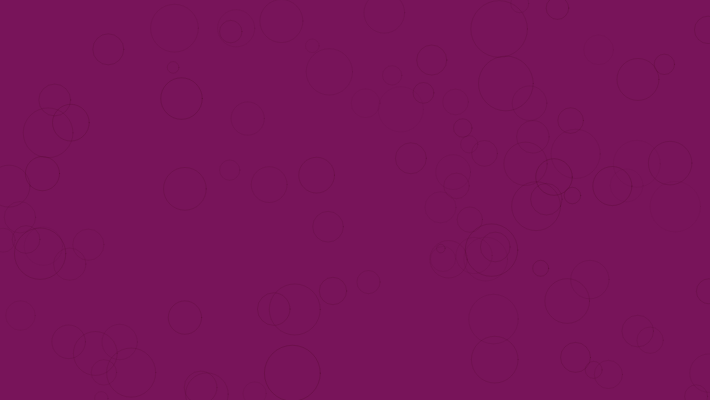
Frame 1 (no input)
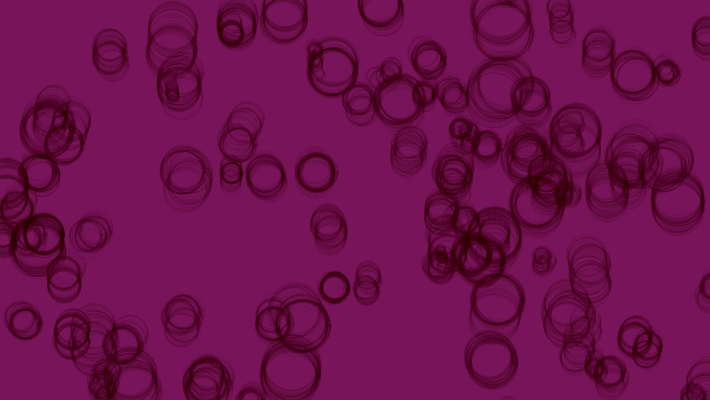
Frame 60 (no input)
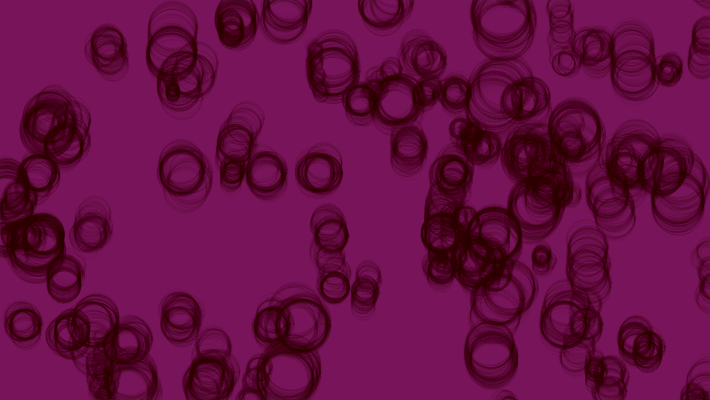
Frame 120 (the mouse pressed at the canvas centre since frame 60)

The p5.js sketch that drew these frames (run headless with seeded random() and noise() and a simulated clock; from frame 60 on, the mouse is pressed at the canvas centre):

// p5.js sketch
// ── sketch.js
let bugs = []; // array of Jitter objects
let count = 100;
function setup() {
  createCanvas(710, 400);
  // Create objects
	background(120, 20, 90);
  for (let i = 0; i < 100; i++) {
    bugs.push(new Jitter());
  }
}

function draw() {
  
  for (let i = 0; i < count; i++) {
    bugs[i].move();
    bugs[i].display();
		bugs[i].edges();
  }
	
}
function mouseClicked() {
  count += 1;
}
// Jitter class
class Jitter {
  constructor() {
    this.x = random(width);
    this.y = random(height);
    this.diameter = 70*noise(this.x);
    this.speed = noise(this.x, this.y);
  }

  move() {
    this.x += 3*random(-1,1)*noise(this.x)
    this.y += 7*random(-1,1)*noise(this.y);
  }

  display() {
		noFill();
		strokeWeight(1);
		stroke(50, 1, 1, 50*noise(this.x + this.y));
    ellipse(this.x, this.y, this.diameter, this.diameter);
  }
	
	edges() {
	if(this.x - this.diameter/2 > width){
		this.x = - this.diameter/2;
	}
	if(this.x  + this.diameter/2 < 0){
		this.x = width + this.diameter/2;
	}
	if(this.y - this.diameter/2 > height){
		this.y = - this.diameter/2;
	}
	if(this.y + this.diameter/2 < 0){
		this.y = height + this.diameter/2;
	}
	
	
	}
}
